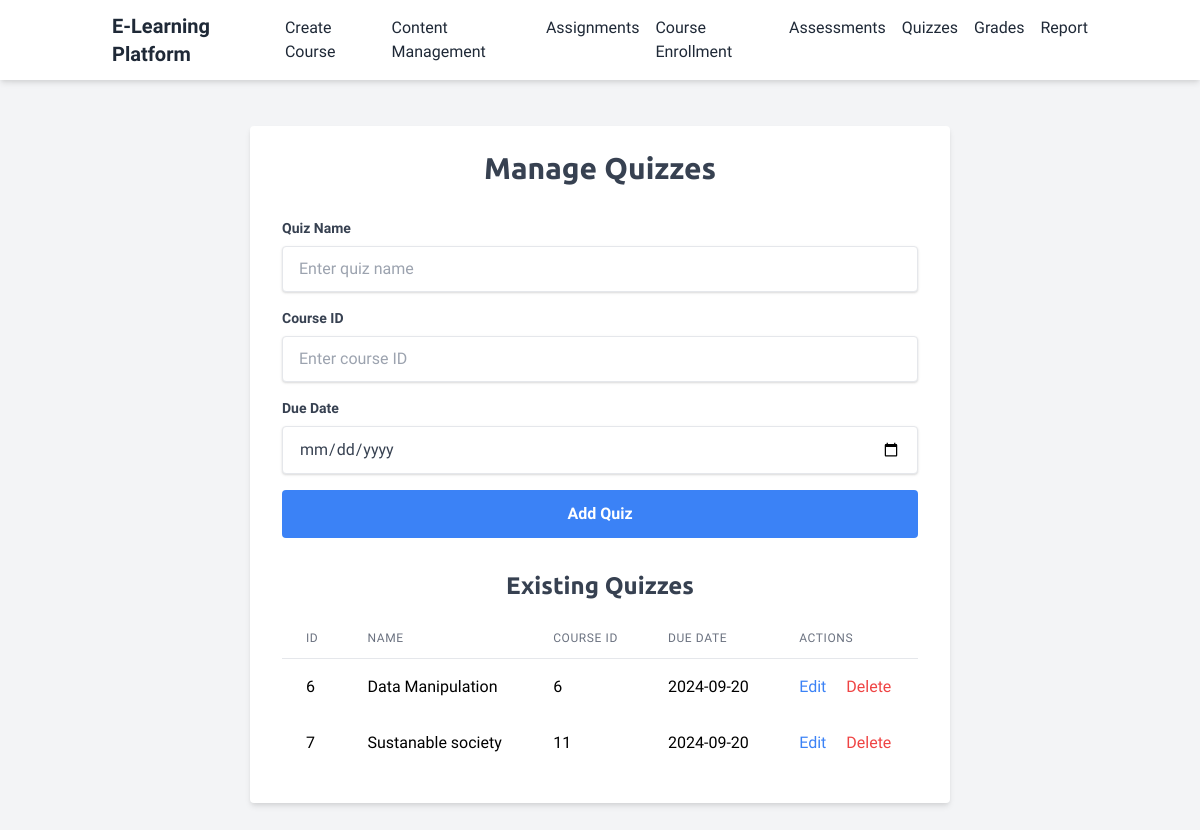
The app's page /manage_quizzes.php with its own data.
### tables this page shows
CREATE TABLE `quizzes` (
  `QuizID` int(11) NOT NULL,
  `QuizName` varchar(255) NOT NULL,
  `CourseID` int(11) NOT NULL,
  `DueDate` date NOT NULL
);

### manage_quizzes.php (the view, shortened to what this page needs)
<?php
include 'db.php';
$sql = "SELECT * FROM Quizzes";
$result = $conn->query($sql);
?>
<!DOCTYPE html>
<html lang="en">
<head>
    <link href="https://cdn.jsdelivr.net/npm/tailwindcss@2.2.19/dist/tailwind.min.css" rel="stylesheet">
</head>
<body class="bg-gray-100">
    <nav class="bg-white shadow-md fixed top-0 left-0 w-full z-50">
        <div class="container mx-auto px-6 py-3 flex justify-between items-center">
            <a href="index.php" class="text-xl font-bold text-gray-800 hover:text-gray-600">E-Learning Platform</a>
            <div class="flex space-x-4">
                <a href="course_create.php" class="text-gray-800 hover:text-gray-600">Create Course</a>
                <a href="content_management.php" class="text-gray-800 hover:text-gray-600">Content Management</a>
                <a href="assignments.php" class="text-gray-800 hover:text-gray-600">Assignments</a>
                <a href="course_enroll.php" class="text-gray-800 hover:text-gray-600">Course Enrollment</a>
                <a href="manage_assessments.php" class="text-gray-800 hover:text-gray-600">Assessments</a>
                <a href="manage_quizzes.php" class="text-gray-800 hover:text-gray-600">Quizzes</a>
                <a href="grades.php" class="text-gray-800 hover:text-gray-600">Grades</a>
                <a href="report.php" class="text-gray-800 hover:text-gray-600">Report</a>
            </div>
        </div>
    </nav>
    <div class="centered mt-16">
        <div class="form-box bg-white shadow-md rounded px-8 pt-6 pb-8">
            <h2 class="text-3xl font-bold text-center text-gray-700 mb-8">Manage Quizzes</h2>
            <form action="manage_quizzes.php" method="post">
                <div class="mb-4">
                    <label for="quizName" class="block text-gray-700 text-sm font-bold mb-2">Quiz Name</label>
                    <input type="text" id="quizName" name="quizName" class="shadow appearance-none border rounded w-full py-3 px-4 text-gray-700 leading-tight focus:outline-none focus:shadow-outline" placeholder="Enter quiz name" required>
                </div>
                <div class="mb-4">
                    <label for="courseID" class="block text-gray-700 text-sm font-bold mb-2">Course ID</label>
                    <input type="number" id="courseID" name="courseID" class="shadow appearance-none border rounded w-full py-3 px-4 text-gray-700 leading-tight focus:outline-none focus:shadow-outline" placeholder="Enter course ID" required>
                </div>
                <div class="mb-4">
                    <label for="dueDate" class="block text-gray-700 text-sm font-bold mb-2">Due Date</label>
                    <input type="date" id="dueDate" name="dueDate" class="shadow appearance-none border rounded w-full py-3 px-4 text-gray-700 leading-tight focus:outline-none focus:shadow-outline" required>
                </div>
                <button type="submit" class="bg-blue-500 hover:bg-blue-700 text-white font-bold py-3 px-6 rounded focus:outline-none focus:shadow-outline w-full">Add Quiz</button>
            </form>
            <h3 class="text-2xl font-bold text-gray-700 mt-8 mb-4 text-center">Existing Quizzes</h3>
            <div class="overflow-x-auto">
                <table class="min-w-full divide-y divide-gray-200">
                    <thead>
                        <tr>
                            <th class="px-6 py-3 text-left text-xs font-medium text-gray-500 uppercase tracking-wider">ID</th>
                            <th class="px-6 py-3 text-left text-xs font-medium text-gray-500 uppercase tracking-wider">Name</th>
                            <th class="px-6 py-3 text-left text-xs font-medium text-gray-500 uppercase tracking-wider">Course ID</th>
                            <th class="px-6 py-3 text-left text-xs font-medium text-gray-500 uppercase tracking-wider">Due Date</th>
                            <th class="px-6 py-3 text-left text-xs font-medium text-gray-500 uppercase tracking-wider">Actions</th>
                        </tr>
                    </thead>
                    <tbody>
                        <?php while ($row = $result->fetch_assoc()): ?>
                        <tr>
                            <td class="px-6 py-4 whitespace-nowrap"><?php echo $row['QuizID']; ?></td>
                            <td class="px-6 py-4 whitespace-nowrap"><?php echo $row['QuizName']; ?></td>
                            <td class="px-6 py-4 whitespace-nowrap"><?php echo $row['CourseID']; ?></td>
                            <td class="px-6 py-4 whitespace-nowrap"><?php echo $row['DueDate']; ?></td>
                            <td class="px-6 py-4 whitespace-nowrap">
                                <a href="edit_quiz.php?id=<?php echo $row['QuizID']; ?>" class="text-blue-500 hover:text-blue-700">Edit</a>
                                <a href="delete_quiz.php?id=<?php echo $row['QuizID']; ?>" class="text-red-500 hover:text-red-700 ml-4">Delete</a>
                            </td>
                        </tr>
                        <?php endwhile; ?>
                    </tbody>
                </table>
            </div>
        </div>
    </div>
</body>
</html>

### manage_quizzes.php (style rules this page uses)
body { font-family: 'Saira', sans-serif; }
h1, h2, h3 { font-family: 'Ubuntu', sans-serif; }
.centered { display: flex; justify-content: center; align-items: center; height: 100vh; }
.form-box { width: 100%; max-width: 700px; }

### records on screen
quizzes: QuizID "6", QuizName "Data Manipulation", CourseID "6", DueDate "2024-09-20"
quizzes: QuizID "7", QuizName "Sustanable society", CourseID "11", DueDate "2024-09-20"
